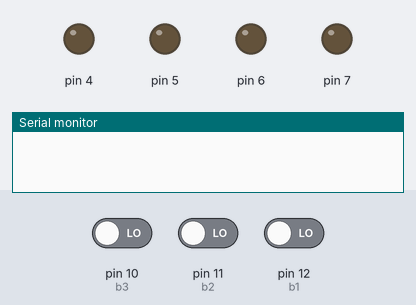
This sketch was run on a simulated Arduino Uno, built with avr-gcc and run on an emulated ATmega328P. Parts: output pins drawn as LEDs (lit = HIGH), the last lines printed to the serial monitor. Inputs (shaded band) come from the test bench; at power-on: pin 11 (b2) LOW, pin 10 (b3) LOW, pin 12 (b1) LOW.

Above: at 1.4 s.
1.5 s: pin 11 (b2) driven HIGH
3.6 s: pin 10 (b3) driven HIGH and pin 11 (b2) driven LOW and pin 12 (b1) driven HIGH
At 4.4 s:
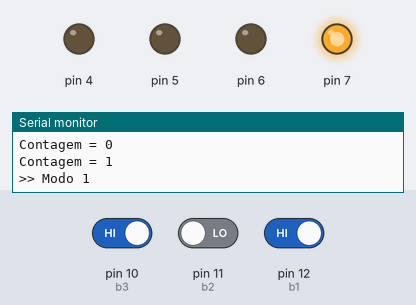
6.6 s: pin 10 (b3) driven LOW
8.4 s: pin 10 (b3) driven HIGH
At 10.3 s:
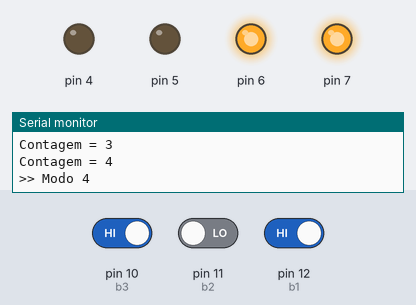
14.4 s: pin 12 (b1) driven LOW
At 16.6 s:
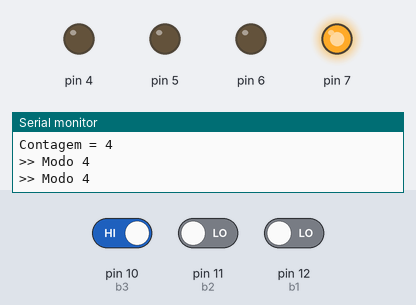
Timing chart, 0 to 17.0 s (numbered marks = the images above; inputs shaded):
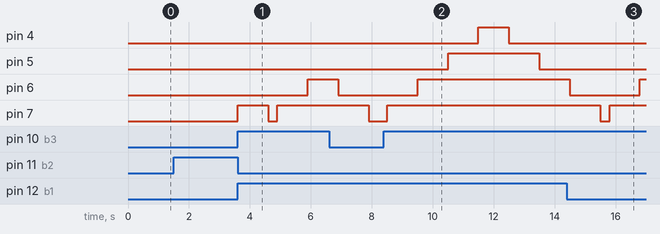

Measured:
- after the input at 3.6 s, pin 6: LOW → HIGH after 2.3 s; pin 7: LOW → HIGH at once, → LOW 1.0 s later, → HIGH 0.30 s later
- after the input at 8.4 s, pin 4: LOW → HIGH after 3.1 s, → LOW 1.0 s later; pin 5: LOW → HIGH after 2.1 s, → LOW 3.0 s later; pin 6: LOW → HIGH after 1.1 s; pin 7: LOW → HIGH after 0.10 s
- after the input at 14.4 s, pin 4: stays LOW (without the input it goes to HIGH after 1.9 s); pin 5: stays LOW (without the input it goes to HIGH after 1.7 s); pin 7: goes on until 15.8 s, then stays HIGH

The sketch:

sequ_ncia_de_leds_for_1.ino
```cpp
//////////////
// EDIVÂNIA //
//   UFPI   //
//   2022   //
//////////////

#define b1 12
#define b2 11
#define b3 10

int es1, es2, es3, cont = 0, i;

void setup()
{
  pinMode(b1, INPUT);
  pinMode(b2, INPUT);
  pinMode(b3, INPUT);
  pinMode(7, OUTPUT);
  pinMode(6, OUTPUT);
  pinMode(5, OUTPUT);
  pinMode(4, OUTPUT);

  Serial.begin(6600);
}

void modo(int cont)
{
  switch(cont)
  {
    case 1:
    	Serial.println(">> Modo 1");
    	digitalWrite(7, 1);
    	delay(1000);
    	digitalWrite(7, 0);
    break;

    case 2:
    	Serial.println(">> Modo 2");
    	digitalWrite(7, 1);
    	delay(1000);
    	digitalWrite(6, 1);
    	delay(1000);

    	digitalWrite(6, 0);
    	delay(1000);
    	digitalWrite(7, 0);
    break;

    case 3:
    	Serial.println(">> Modo 3");
    	digitalWrite(7, 1);
    	delay(1000);
    	digitalWrite(6, 1);
    	delay(1000);
    	digitalWrite(5, 1);
    	delay(1000);

    	digitalWrite(5, 0);
    	delay(1000);
    	digitalWrite(6, 0);
    	delay(1000);
    	digitalWrite(7, 0);
    break;

    case 4:
    	Serial.println(">> Modo 4");
    	digitalWrite(7, 1);
    	delay(1000);
    	digitalWrite(6, 1);
    	delay(1000);
    	digitalWrite(5, 1);
    	delay(1000);
    	digitalWrite(4, 1);
    	delay(1000);

    	digitalWrite(4, 0);
    	delay(1000);
    	digitalWrite(5, 0);
    	delay(1000);
    	digitalWrite(6, 0);
    	delay(1000);
    	digitalWrite(7, 0);
    break;

    case 5:
    	Serial.println(">> Modo Especial");
    	for(i = 0; i < 10; i++)
        {
          digitalWrite(7, 1);
          delay(150);
          digitalWrite(6, 1);
          delay(150);
          digitalWrite(5, 1);
          delay(150);
          digitalWrite(4, 1);
          delay(150);

          digitalWrite(4, 0);
          digitalWrite(5, 0);
          digitalWrite(6, 0);
          digitalWrite(7, 0);
          delay(150);
        }
    break;
  }
}

void loop()
{
  es1 = digitalRead(b1);
  es2 = digitalRead(b2);
  es3 = digitalRead(b3);

  if(es1 == 1)
  {
    cont++;

    if(cont > 5)
      cont = 5;

    Serial.print("Contagem = ");
    Serial.println(cont);
  }

  if(es2 == 1)
  {
    cont--;

    if(cont < 0)
      cont = 0;

    Serial.print("Contagem = ");
    Serial.println(cont);
  }

  if(es3 == 1)
  	modo(cont);

  delay(300);
}
```
